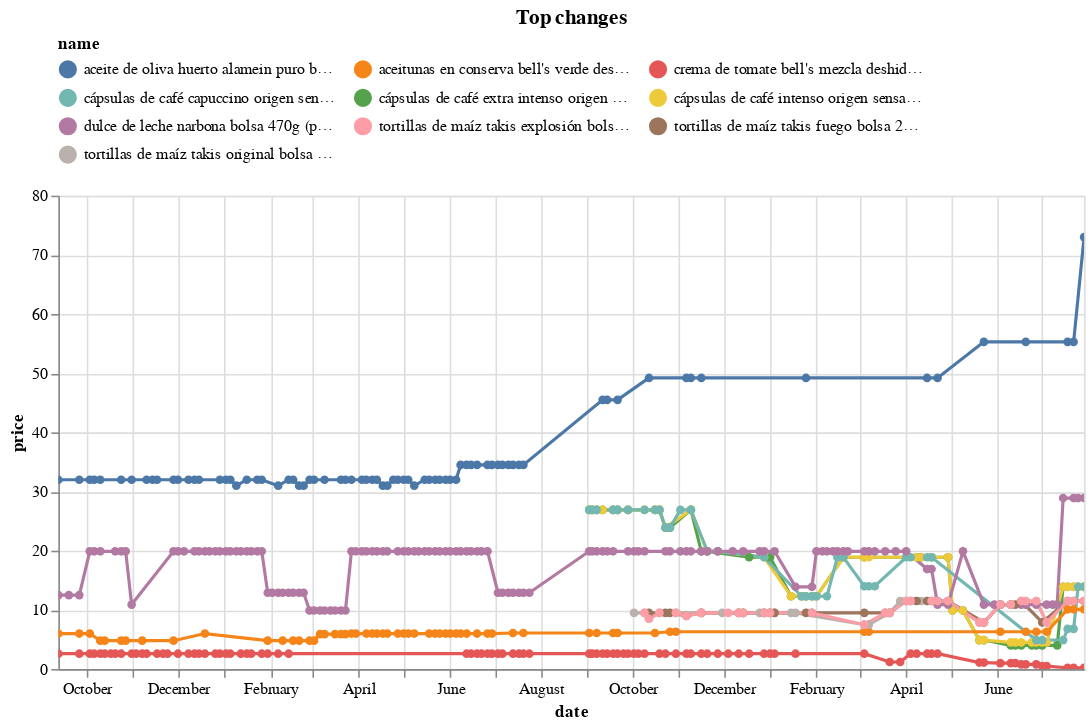

Notebook code for this chart:
### Code cell
top_changes.head(10).pipe(plot_changes, 'Top changes')

### Figure 1 — Vega-Lite specification as saved in the notebook (floating-point values rounded to 4 significant figures; data arrays with more than 128 entries replaced by an {"elided": "..."} marker saying what was removed)
{"config": {"view": {"continuousWidth": 300, "continuousHeight": 300}, "legend": {"columns": 3, "orient": "top"}}, "data": {"name": "data-4e7c3294d4a80aa9d2fc265e90771887"}, "mark": {"type": "line", "point": true}, "encoding": {"color": {"field": "name", "scale": {"domain": ["aceite de oliva huerto alamein puro botella 1l (plaza_vea)", "aceitunas en conserva bell's verde deshuesada bolsa 250g (plaza_vea)", "crema de tomate bell's mezcla deshidratada bolsa 68g (plaza_vea)", "cápsulas de café capuccino origen sensations caja 16un (plaza_vea)", "cápsulas de café extra intenso origen sensations caja 16un (plaza_vea)", "cápsulas de café intenso origen sensations caja 16un (plaza_vea)", "dulce de leche narbona bolsa 470g (plaza_vea)", "tortillas de maíz takis explosión bolsa 200g (plaza_vea)", "tortillas de maíz takis fuego bolsa 200g (plaza_vea)", "tortillas de maíz takis original bolsa 200g (plaza_vea)"]}, "type": "nominal"}, "tooltip": [{"field": "name", "type": "nominal"}, {"field": "price", "type": "quantitative"}, {"field": "last_price", "type": "quantitative"}], "x": {"field": "date", "type": "temporal"}, "y": {"field": "price", "type": "quantitative"}}, "params": [{"name": "param_1", "select": {"type": "point", "fields": ["name"]}, "bind": "legend"}, {"name": "param_2", "select": {"type": "interval", "encodings": ["x", "y"]}, "bind": "scales"}], "title": "Top changes", "transform": [{"filter": {"param": "param_1"}}], "width": 650, "$schema": "https://vega.github.io/schema/vega-lite/v5.17.0.json", "datasets": {"data-4e7c3294d4a80aa9d2fc265e90771887": {"elided": "585 records"}}}
